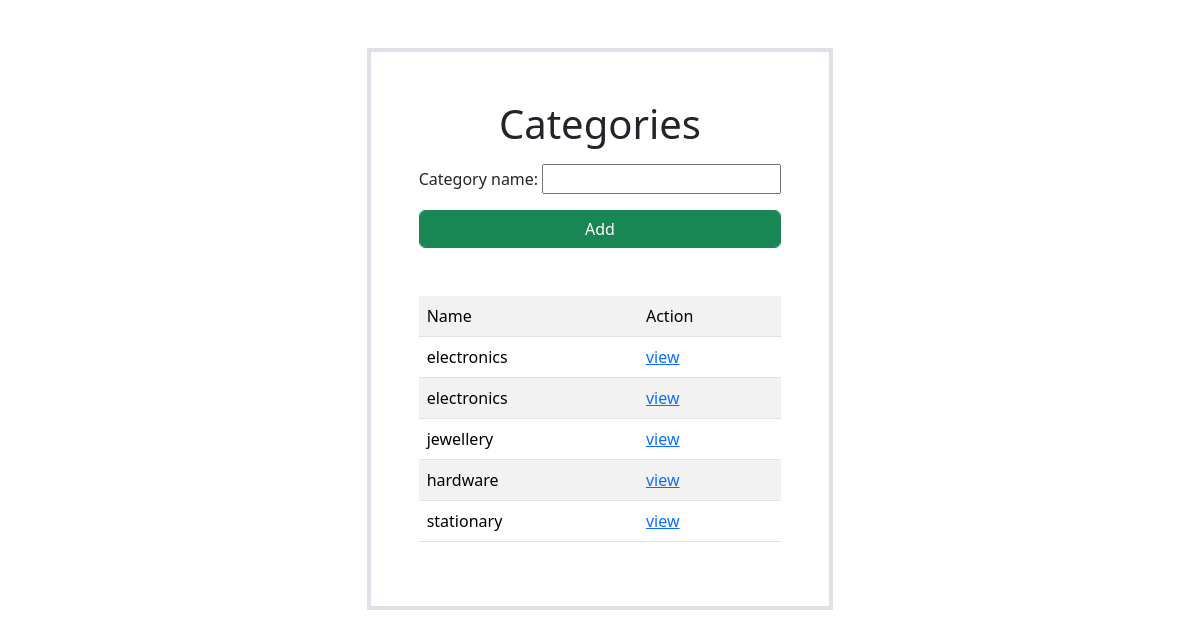
Before: /category/add with the older database file.
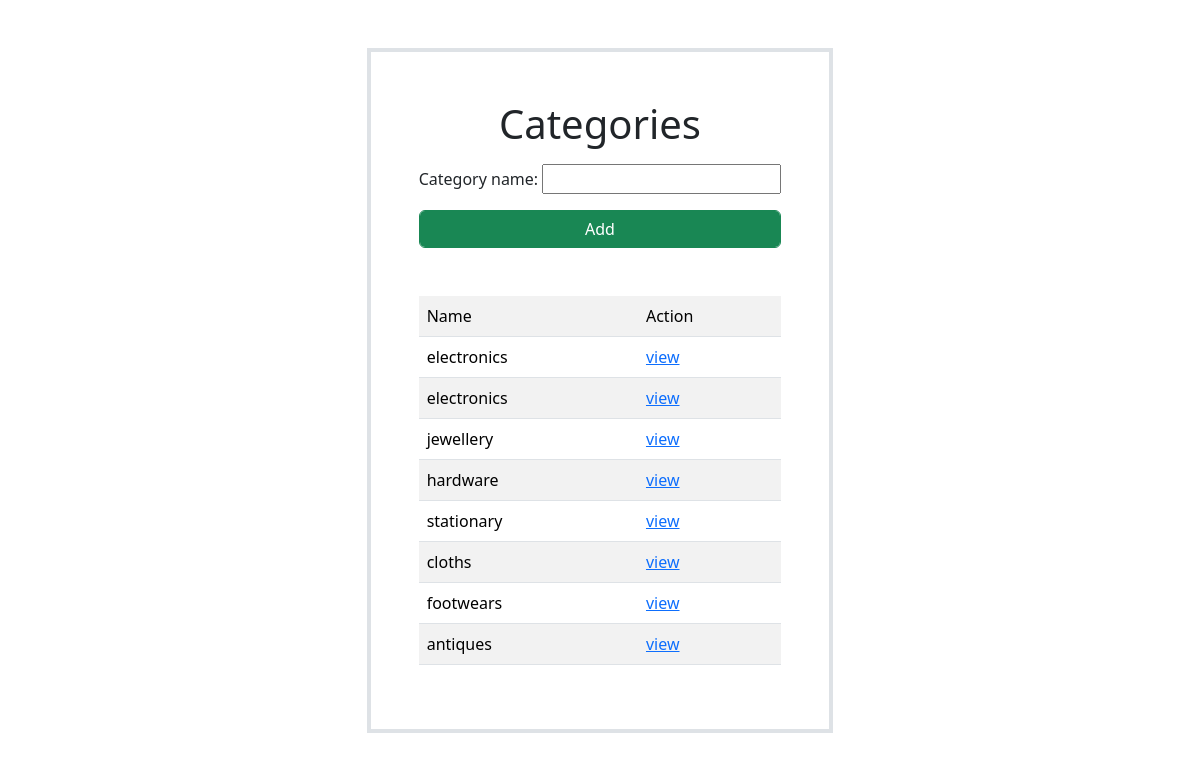
After: the same page with the newer database file.
### productapp/models.py (models this page shows, shortened)
class Category(models.Model):
    category_name=models.CharField(max_length=100)

### productapp/views.py (the view)
# urls.py: path('category/add',CategoryCreateView.as_view(),name="category-add"),
class CategoryCreateView(CreateView,ListView):
    template_name="category_add.html"
    form_class=CategoryCreateForm
    model=Category
    context_object_name="categories"
    success_url=reverse_lazy("category-add")

### productapp/forms.py
class CategoryCreateForm(forms.ModelForm):
    class Meta:
        model=Category
        fields="__all__"

### productapp/templates/category_add.html (shortened to what this page needs)
<!DOCTYPE html>
<html lang="en">
<head>
    <link href="https://cdn.jsdelivr.net/npm/bootstrap@5.3.2/dist/css/bootstrap.min.css" rel="stylesheet">
</head>
<body>
<div class="container d-flex flex-column align-items-center mt-5">
    <div class="border border-4 p-5">
     <h1 class="text-center mb-3">Categories</h1>
     <div class="w-100">
      <form action="" method="post">
          {{form.as_p}}
          <button type="submit" class="btn btn-success form-control">Add</button>
      </form>
     </div>
     <div class="mt-5 w-100">
      <table class="table table-striped">
          <tr>
              <td>Name</td>
              <td>Action</td>
          </tr>
          {%for cat in categories%}
             <tr>
              <td>{{cat.category_name}}</td>
              <td>
                  <a href="{%url 'category-detail' cat.id%}">view</a>
              </td>
             </tr>
          {%endfor%}
      </table>
     </div>
    </div>
 </div>
</body>
</html>

Changed rows visible on the page:
added Category: category_name "cloths"
added Category: category_name "footwears"
added Category: category_name "antiques"
